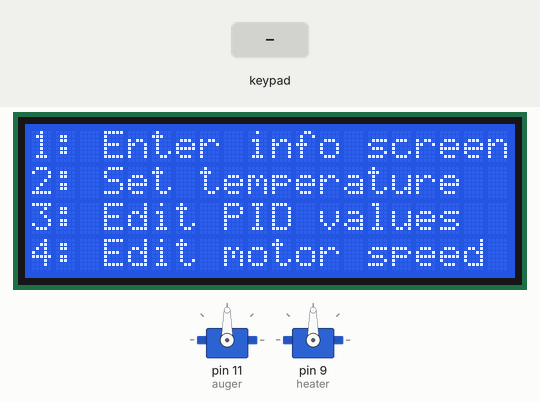
Bench run of a sketch on a simulated Arduino Uno, built with avr-gcc and run on an emulated ATmega328P. Shown: 2 × servo, 20×4 character LCD. The test bench sets the inputs (shaded band). What the sketch prints to the serial monitor is not drawn.

Above: at 1.3 s.
1.4 s: keypad keys 4 6 2 # pressed 0.4 s apart
At 2.45 s:
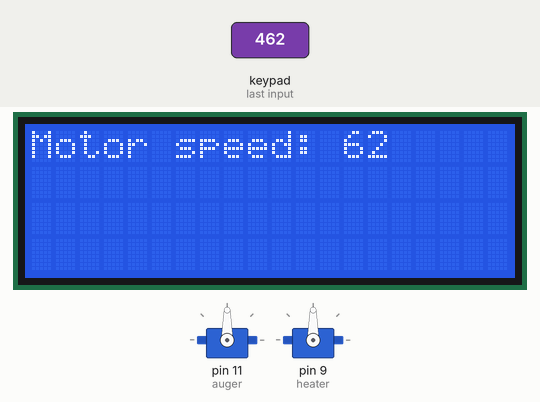
4.5 s: key '3' pressed
At 5.6 s:
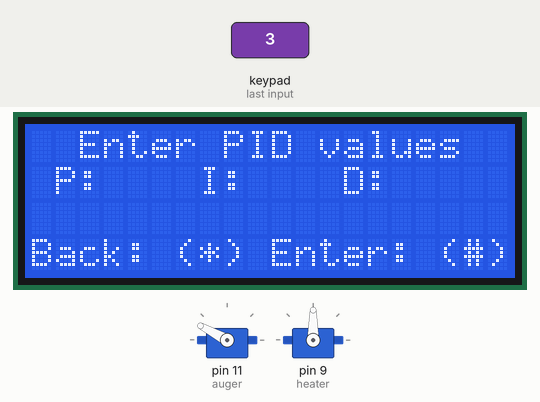
6.3 s: keypad keys 7 5 3 8 * pressed 0.4 s apart
At 8.6 s:
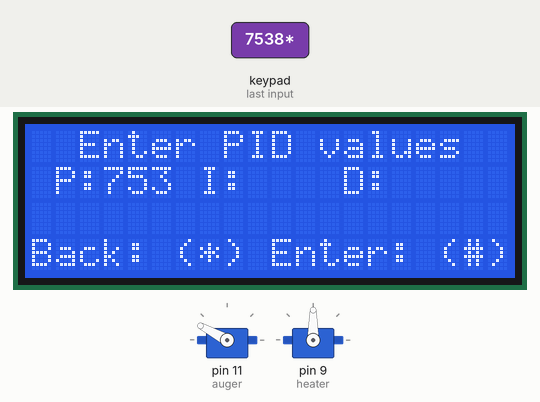
9.8 s: keypad keys 1 3 9 7 pressed 0.4 s apart
At 10.5 s:
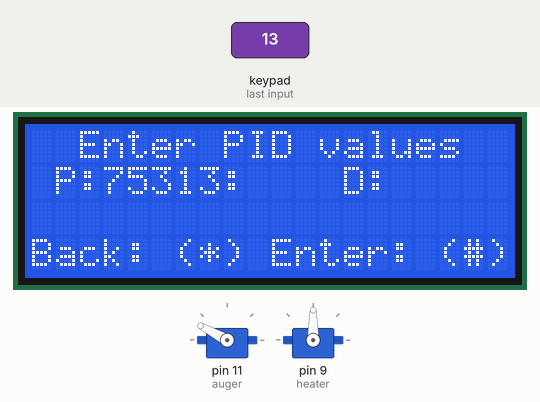
12.9 s: key '*' pressed
Timing chart, 0 to 15.4 s (numbered marks = the images above; inputs shaded):
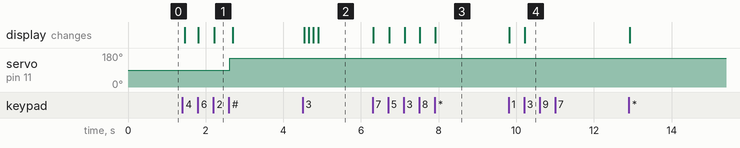

Measured:
- after the input at 1.4 s, servo on pin 11 (auger): 90° → 152° after 1.2 s; the display: first changes after 0.06 s (image 1 shows a later state)
- after the input at 4.5 s, the display: first changes at once (image 2 shows a later state)
- after the input at 6.3 s, the display: first changes at once (image 3 shows a later state)
- after the input at 9.8 s, the display: first changes at once (image 4 shows a later state)

The sketch:

reprint.ino
```cpp
#include <Keypad.h>
#include <Wire.h>
#include <LiquidCrystal_I2C.h>
#include <MAX6675.h>
#include <Servo.h>
#include <PID_v1.h>

//misc motor variables and objects
Servo spooler,auger,heater;
int spoolerSpeed = 0;
int augerSpeed = 0;
int heatLevel = 0;
int spoolerOffset = 0;
int augerOffset = 0;
int heaterOffset = 0;
String sMotorSpeed;
int motorSpeed;
//end misc motor objects

//begin keypad stuff
const uint8_t ROWS = 4;
const uint8_t COLS = 3;
char keys[ROWS][COLS] = {
  {'1','2','3'}
  ,{'4','5','6'}
  ,{'7','8','9'}
  ,{'*','0','#'}
};
byte rowPins[ROWS] = {
  7,5,3,8};
byte colPins[COLS] = {
  4,6,2};
Keypad pad = Keypad( makeKeymap(keys), rowPins, colPins, ROWS, COLS);
//end keypad stuff

//start screen stuff
int screen = 0;
LiquidCrystal_I2C lcd(0x3F, 2, 1, 0, 4, 5, 6, 7, 3, POSITIVE);  // Set the LCD I2C address
//end screen stuff

//start temp stuff
double goalTemp = 0;
double currTemp = 0;
int CS = 10;              // CS pin on MAX6675
int SO = 12;              // SO pin of MAX6675
int sCK = 13;             // SCK pin of MAX6675
int units = 2;            // Units to readout temp (0 = raw, 1 = ˚C, 2 = ˚F)
float temperature = 0.0;  // Temperature output variable
MAX6675 temp(CS,SO,SCK,units);
//end temp stuff

//begin bar graph variables
uint16_t graph[20]  = {
  0,0,0,0,0,0,0,0,0,0,0,0,0,0,0,0,0,0,0,0};
String sPID[] = {
  "","",""};
uint8_t pos = 0;
// end bar graph variables

//PID Setup, the current temp and goal temp are updated directly in myPID
String enteredTemp,entP,entI,entD;
int setP = 0;
int setI = 0;
int setD = 0;
double Output; //Define Variables we'll be connecting to
PID myPID(&currTemp, &Output, &goalTemp,(double)2,(double)5,(double)1, DIRECT); //Specify the links and initial tuning parameters
int t = millis();
//end PID setup

void setup(){
  //initialize the variables we're linked to
  currTemp = temp.read_temp();
  myPID.SetMode(AUTOMATIC);  //turn the PID on

  //spooler.attach(0); //attaches spooler motor controller to pin 11
  auger.attach(11);  //attaches auger motor controller to pin 6
  heater.attach(9);  //attaches heater motor controller to pin 5

  Serial.begin(9600);
  lcd.begin(20,4);
  setupLCDChars();

  pad.addEventListener(keypadEvent);
}
void loop(){
  Serial.println("l");
  currTemp = temp.read_temp();

  if (millis()>t+20000){
    myPID.Compute(); //pid compute
  }

  heatLevel = (Output/2.834); //conversion from 255 to 90 from PID

  spoolerOffset = (spoolerSpeed+90); //Conversion from servo to motor controller
  augerOffset = (augerSpeed+90);  //Conversion for servo to motor controller
  heaterOffset = (heatLevel+90);  //Conversion for servo to motor controller

  //spooler.write(spoolerOffset);  //Writes the spooler speed
  auger.write(augerOffset);      //Writes the auger speed
  heater.write(heaterOffset);    //Writes the heater speed

  switch (screen){
  case 0:
    lcd.clear();
    lcd.setCursor(0,0);
    lcd.print("1: Enter info screen");
    lcd.setCursor(0,1);
    lcd.print("2: Set temperature");
    lcd.setCursor(0,2);
    lcd.print("3: Edit PID values");
    lcd.setCursor(0,4);
    lcd.print("4: Edit motor speed");
    screen = 42;
    break;
  case 1:
    lcd.clear();
    lcd.setCursor(0,1);
    //         --------------------
    //         --Pppp--Iiii--Dddd--
    lcd.print("  P     I     D     ");
    lcd.setCursor(0,0);
    //         --------------------
    //         ideal iiii curr cccc
    lcd.print("ideal      curr     ");
    screen = 2;
    break;

  case 2:
    //setP
    lcd.setCursor(3,1);
    lcd.print(sPID[0]);
    //setI
    lcd.setCursor(9,1);
    lcd.print(sPID[1]);
    //setD
    lcd.setCursor(15,1);
    lcd.print(sPID[2]);
    //set Ideal temp
    lcd.setCursor(6,0);
    lcd.print(goalTemp);
    lcd.setCursor(9,0);
    lcd.print("  c");
    //set current temp
    lcd.setCursor(16,0);
    lcd.print(currTemp);
    lcd.setCursor(19,0);
    lcd.print("   ");
    //showBargraph();
    break;

  case 3:
    lcd.clear();
    lcd.setCursor(0,0);
    //         --------------------
    lcd.print(" Enter desired temp ");
    lcd.setCursor(0,1);
    //         --------------------
    lcd.print("Temp:");
    lcd.setCursor(0,4);
    //         --------------------
    lcd.print("Back: (*) Enter: (#)");
    screen = 4;
    break;
  case 4:
    lcd.setCursor(6,1);
    lcd.print(enteredTemp);
    break;
  case 5:
    lcd.clear();
    lcd.setCursor(0,0);
    delay(100);
    //         --------------------
    lcd.print("  Enter PID values ");
    lcd.setCursor(0,1);
    delay(100);
    //         --------------------
    lcd.print(" P:    I:    D:     ");
    lcd.setCursor(0,4);
    delay(100);
    //         --------------------
    lcd.print("Back: (*) Enter: (#)");
    delay(100);
    screen = 6;
    break;
  case 6:
    lcd.setCursor(3,1);
    break;
  case 7:
    //set motor speed
    lcd.clear();
    lcd.setCursor(0,0);
    //         --------------------
    lcd.print("Motor speed: ");
    screen = 8;
    break;
  case 8:
    lcd.setCursor(13,0);
    break;
  }
  char key = pad.getKey();

  incDecBar();

}
void keypadEvent(KeypadEvent key){
  Serial.println(key);
  switch (pad.getState()){
  case PRESSED:
    Serial.println(key);
    Serial.println("key");
    //enter info screen
    if (screen == 0 || screen == 42) {
      Serial.println("Screen = 42 || 0");
      if (key == '1') {
        screen = 1;
        break;
      }
      else if (key == '2') {
        screen = 3;
        break;
      }
      else if (key == '3') {
        screen = 5;
        break;
      }
      else if (key == '4'){
        screen = 7;
      }
    }
    if (screen == 2) {
      Serial.println("ent");
      if (key == '*'){
        Serial.println("ered");
        screen = 0;
        break;
      }
    }
    if (screen == 4){
      if (key != '*' && key != '#') {
        if (enteredTemp.length() < 7) {
          enteredTemp += key;
          break;
        }
        else {
          break;
        }
      }
      else if (key == '#') {
        goalTemp = enteredTemp.toInt();
        screen = 0;
        break;
      }
      else if (key == '*') {
        enteredTemp.remove(enteredTemp.length() - 1);
        lcd.setCursor(enteredTemp.length() + 6,1);
        lcd.print(" ");
        break;
      }
      else {
        Serial.println("Something went wrong");
        break;
      }
    }
    if (screen == 6) {
      updatePIDs(key);
      break;
    }
    if (screen == 8){
      updateNum(key);
      break;
    }
  }
}
void updatePIDs(KeypadEvent key){
  static int num = 0;
  static int PIDpos[] = {
    3,9,15  };
  if (key == '*') {
    if (sPID[num].length() != 0){
      sPID[num].remove(sPID[num].length() - 1);
      lcd.setCursor(PIDpos[num] + sPID[num].length(),1);
      lcd.print(" ");
    }
    else if (num != 0){
      num--;
    }
    else {
      screen = 0;
      num = 0;
    }
  }
  else if (key == '#') {
    if (num != 2) {
      num++;
    }
    else {
      num = 0;

      myPID.SetTunings((double)sPID[0].toInt(),(double)sPID[1].toInt(),(double)sPID[2].toInt());
      screen = 0;
    }
  }
  else {
    if (sPID[num].length() <= 4) {
      sPID[num] += key;
      lcd.setCursor(PIDpos[num],1);
      lcd.print(sPID[num]);
    }
  }
}
void updateNum(KeypadEvent key){
  if (key == '*') {
    if (sMotorSpeed.length() != 0){
      sMotorSpeed.remove(sMotorSpeed.length() - 1);
      lcd.setCursor(13 + sMotorSpeed.length(),1);
      lcd.print(" ");
    }
    else {
      screen = 0;
    }
  } else if (key == '#') {
    augerSpeed = sMotorSpeed.toInt();
    screen = 0;
  } else {
    if (sMotorSpeed.length() <= 4) {
      sMotorSpeed += key;
      lcd.setCursor(13,0);
      lcd.print(sMotorSpeed);
    }
  }
}
void incDecBar(){
  static int bar = 0;
  static boolean barIncrease = true;
  if (barIncrease == true){
    updateBars(bar);
    bar++;
  }
  else {
    updateBars(bar);
    bar--;
  }
  if ( bar >= 15 ) {
    barIncrease = false;
  }
  else if ( bar == 0 ){
    barIncrease = true;
  }
}
void updateBars(uint8_t temp){
  pos++;
  if (pos > 19){
    pos = 0;
  }
  graph[pos] = temp;
}
void showBargraph(){
  for (int i = 0; i < 20;i++){
    if (pos + i >= 19){
      writeBar(graph[pos + i - 19],  i);
    }
    else {
      writeBar(graph[pos + i + 1], i);
    }
  }
}
void writeBar(uint8_t height, uint8_t pos){
  if (height <=7){
    lcd.setCursor(pos, 3);
    lcd.print(char(height));
    lcd.setCursor(pos,2);
    lcd.print(" ");
  }
  else {
    height -= 8;
    lcd.setCursor(pos, 2);
    lcd.print(char(height));
    lcd.setCursor(pos, 3);
    lcd.print(char(7));
  }
}
void setupLCDChars(){
  uint8_t L1[8] = {
    0b00000,
    0b00000,
    0b00000,
    0b00000,
    0b00000,
    0b00000,
    0b00000,
    0b11111
  };
  lcd.createChar(0,L1);
  //loc = 1
  uint8_t L2[8] = {
    0b00000,
    0b00000,
    0b00000,
    0b00000,
    0b00000,
    0b00000,
    0b11111,
    0b11111
  };
  lcd.createChar(1,L2);
  //loc = 2
  uint8_t L3[8] = {
    0b00000,
    0b00000,
    0b00000,
    0b00000,
    0b00000,
    0b11111,
    0b11111,
    0b11111
  };
  lcd.createChar(2,L3);
  //loc = 3
  uint8_t L4[8] = {
    0b00000,
    0b00000,
    0b00000,
    0b00000,
    0b11111,
    0b11111,
    0b11111,
    0b11111
  };
  lcd.createChar(3,L4);

  //loc = 4
  uint8_t L5[8] = {
    0b00000,
    0b00000,
    0b00000,
    0b11111,
    0b11111,
    0b11111,
    0b11111,
    0b11111
  };
  lcd.createChar(4,L5);
  //loc = 5
  uint8_t L6[8] = {
    0b00000,
    0b00000,
    0b11111,
    0b11111,
    0b11111,
    0b11111,
    0b11111,
    0b11111
  };
  lcd.createChar(5,L6);
  //loc = 6
  uint8_t L7[8] = {
    0b00000,
    0b11111,
    0b11111,
    0b11111,
    0b11111,
    0b11111,
    0b11111,
    0b11111
  };
  lcd.createChar(6,L7);
  //loc = 7
  uint8_t L8[8] = {
    0b11111,
    0b11111,
    0b11111,
    0b11111,
    0b11111,
    0b11111,
    0b11111,
    0b11111
  };
  lcd.createChar(7,L8);
}
```
